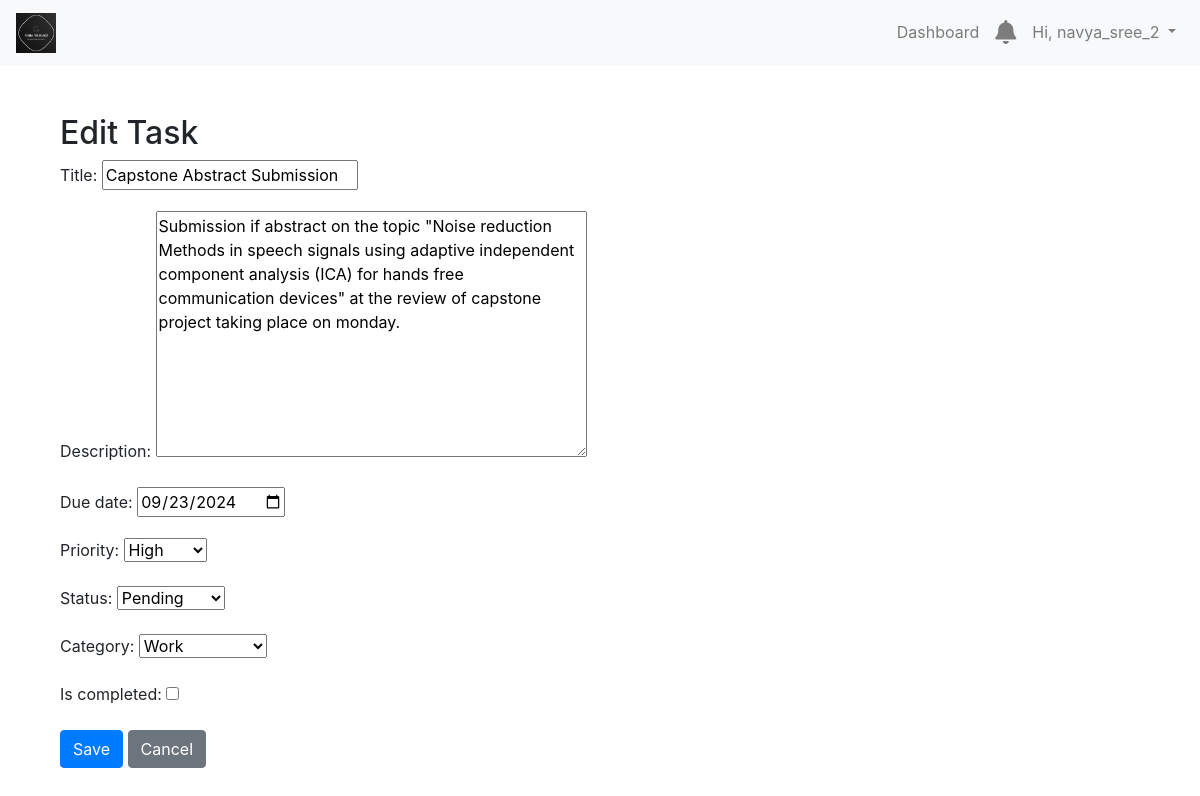
Page /tasks/2/edit/ (signed in) on the earlier database version.
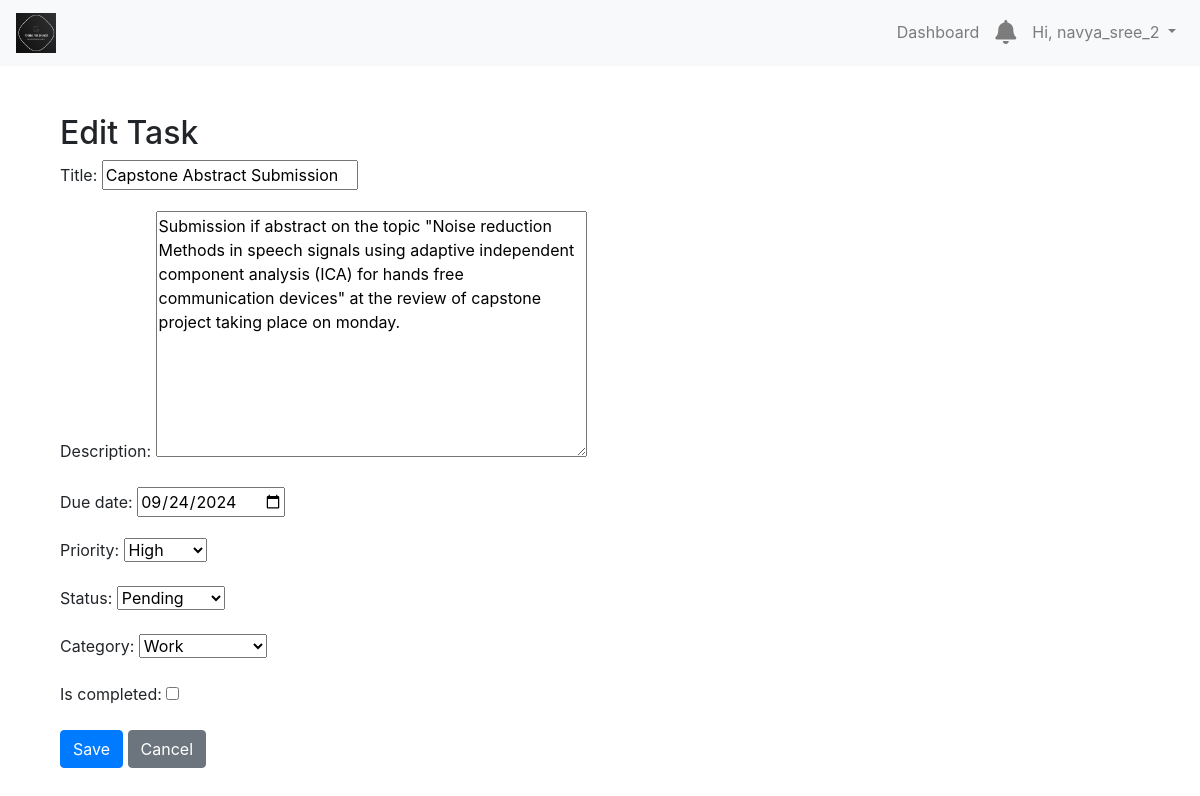
Same page on the later database version.
### tasks/models.py (models this page shows, shortened)
class Task(models.Model):
    PRIORITY_CHOICES = [
        ('L', 'Low'),
        ('M', 'Medium'),
        ('H', 'High'),
    ]
    STATUS_CHOICES = [
        ('P', 'Pending'),
        ('IP', 'In Progress'),
        ('C', 'Completed'),
    ]
    user = models.ForeignKey(User, on_delete=models.CASCADE)
    title = models.CharField(max_length=200)
    description = models.TextField(blank=True)
    due_date = models.DateField(null=True, blank=True)
    priority = models.CharField(max_length=1, choices=PRIORITY_CHOICES, default='M')
    status = models.CharField(max_length=2, choices=STATUS_CHOICES, default='P')
    category = models.ForeignKey(Category, null=True, on_delete=models.SET_NULL)
    created_at = models.DateTimeField(auto_now_add=True)
    is_completed = models.BooleanField(default=False)

### tasks/views.py (the view)
# urls.py: path('tasks/<int:pk>/edit/', views.task_update, name='task_update'),
@login_required
def task_update(request, pk):
    task = get_object_or_404(Task, pk=pk, user=request.user)
    if request.method == 'POST':
        form = TaskForm(request.POST, instance=task)
        if form.is_valid():
            form.save()
            messages.success(request, 'Task updated successfully!')
            return redirect('task_list')
    else:
        form = TaskForm(instance=task)
    return render(request, 'tasks/task_form.html', {'form': form})

### tasks/forms.py
class TaskForm(forms.ModelForm):
    due_date = forms.DateField(
        required=False,
        widget=forms.DateInput(attrs={'type': 'date'})
    )
    class Meta:
        model = Task
        fields = ['title', 'description', 'due_date', 'priority', 'status', 'category', 'is_completed']

### tasks/models.py (called while the page is built)
    def __str__(self):
        return self.name  # This will return the name of the category

### tasks/templates/tasks/task_form.html (shortened to what this page needs)
{% extends 'base.html' %}
{% block content %}
<div class="container mt-5">
    <h2>{{ form.instance.pk|yesno:"Edit Task,Add New Task" }}</h2>
    <form method="post">
        {{ form.as_p }}
        <button type="submit" class="btn btn-primary">Save</button>
        <a href="{% url 'task_list' %}" class="btn btn-secondary">Cancel</a>
    </form>
</div>
{% endblock %}

Differences in the rows shown:
changed Task "Edit Task": due_date "09/23/2024" → "09/24/2024"
